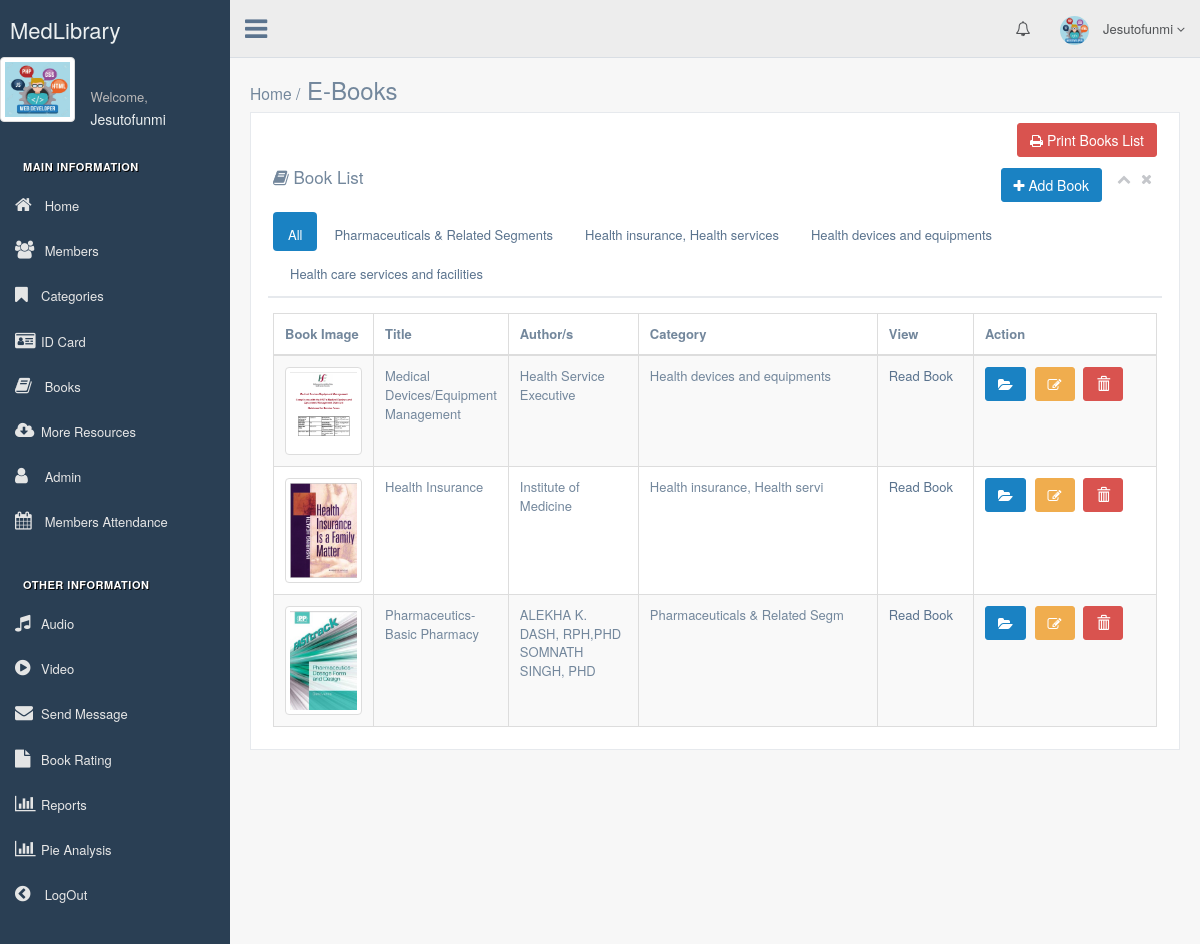
Screenshot of /admin/book.php (signed in) with the database file from the repository.
### tables this page shows
CREATE TABLE `book` (
  `book_id` int(11) NOT NULL,
  `barcode_no` varchar(55) NOT NULL,
  `book_title` varchar(100) NOT NULL,
  `author` varchar(50) NOT NULL,
  `author_2` varchar(100) NOT NULL,
  `book_pub` varchar(100) NOT NULL,
  `publisher_name` varchar(100) NOT NULL,
  `isbn` varchar(50) NOT NULL,
  `copyright_year` int(11) NOT NULL,
  `status` varchar(30) NOT NULL,
  `book_barcode` varchar(100) NOT NULL,
  `book_image` blob NOT NULL,
  `bstore` varchar(100) NOT NULL,
  `book_counts` int(11) NOT NULL,
  `date_added` datetime NOT NULL,
  `remarks` varchar(100) NOT NULL
);

### admin/book.php (the view, shortened to what this page needs)
<?php include('header.php'); ?>
        <div class="page-title">
            <div class="title_left">
                <h3>
					<small>Home /</small> E-Books
                </h3>
            </div>
        </div>
        <div class="clearfix"></div>
        <div class="row">
            <div class="col-md-12 col-sm-12 col-xs-12">
                <div class="x_panel">
							<a href="book_print.php" target="_blank" style="background:none;">
							<button class="btn btn-danger pull-right"><i class="fa fa-print"></i> Print Books List</button>
							</a>
							<br />
							<br />
                    <div class="x_title">
                        <h2><i class="fa fa-book"></i> Book List</h2>
                        <ul class="nav navbar-right panel_toolbox">
                            <li>
							<a href="add_book.php" style="background:none;">
							<button class="btn btn-primary"><i class="fa fa-plus"></i> Add Book</button>
							</a>
							</li>
                            <li><a class="collapse-link"><i class="fa fa-chevron-up"></i></a></li>
                            <li><a class="close-link"><i class="fa fa-close"></i></a></li>
                        </ul>
                        <div class="clearfix"></div>
							<ul class="nav nav-pills">
								<li role="presentation" class="active"><a href="book.php">All</a></li>
								<li role="presentation" ><a href="pharmbooks.php">Pharmaceuticals & Related Segments</a></li>
								<li role="presentation"><a href="healthinsurebooks.php">Health insurance, Health services</a></li>
								<li role="presentation"><a href="healthdevicesbooks.php">Health devices and equipments</a></li>
								<li role="presentation"><a href="healthcarebooks.php">Health care services and facilities</a></li>
							</ul>
                    </div>
                    <div class="x_content">
						<div class="table-responsive">
							<table cellpadding="0" cellspacing="0" border="0" class="table table-striped table-bordered" id="example">
							<thead>
								<tr>
									<th style="width:100px;">Book Image</th>
									<th>Title</th>
									<th>Author/s</th>
									<th>Category</th>
									<th>View</th>
									<th>Action</th>
								</tr>
							</thead>
							<tbody>
							<?php
							$result= mysqli_query($conn, "SELECT * FROM book ORDER BY book_id DESC") or die (mysqli_error());
							while ($row= mysqli_fetch_array ($result)){
							$book_id=$row['book_id'];
?>
							<tr>
								<td>
								<img src="<?php echo $row['book_image']; ?>" class="img-thumbnail" width="200px" height="100px">
								</td>
								<td style="word-wrap: break-word; width: 10em;"><?php echo $row['book_title']; ?></td>
					<td style="word-wrap: break-word; width: 10em;"><?php echo $row['author']."<br />".$row['author_2']."<br />"; ?></td>
								<td><?php echo $row['status']; ?></td>
								<td><a target = '_self' href="bookcounts.php?id=<?=$row['book_id']?>" >Read Book</a></td>
								<td>
									<a class="btn btn-primary" for="ViewAdmin" href="view_book.php<?php echo '?book_id='.$book_id; ?>">
										<i class="fa fa-folder-open"></i>
									</a>
									<a class="btn btn-warning" for="ViewAdmin" href="edit_book.php<?php echo '?book_id='.$book_id; ?>">
									<i class="fa fa-edit"></i>
									</a>
					<a class="btn btn-danger" Onclick="return ConfirmDelete();" for="DeleteAdmin" href="delete_book.php<?php echo '?book_id='.$book_id;?>" data-toggle="modal" data-target="delete_book.php<?php echo '?book_id='.$book_id;?>">
					<i class="glyphicon glyphicon-trash icon-white"></i>
					</a>
									</td>
							</tr>
							<?php
								}
							 ?>
					</tbody>
							</table>
						</div>
                    </div>
                </div>
            </div>
        </div>

### admin/sidebar_menu.php (shortened to what this page needs)
           <div class="col-md-3 left_col">
               <div class="left_col scroll-view">
                   <div class="navbar nav_title" style="border: 0;">
                       <a href="admin_dashboard.php" class="site_title"><span>MedLibrary</span></a>
                   </div>
				<a href="admin_profile.php">
                   <div class="profile">
<?php
   $conn=Connect();
       $email=$_SESSION['login_user1'];
       $user_query = mysqli_query($conn, "SELECT * FROM admin WHERE email='$email' ") or die(mysqli_error());
   $row=mysqli_fetch_array($user_query);
       ?>
       <div class="profile_pic">
	<?php if($row['admin_image'] != ""): ?>
<img src="../upload/<?php echo $row['admin_image']; ?>" style="height:65px; width:75px;" class="img-thumbnail profile_img">
<?php else: ?>
<img src="img/user.png" style="height:60px; width:70px;" class="img-circle profile_img">
   <?php endif; ?>
                       </div>
                       <div class="profile_info">
                           <span>Welcome,</span>
                           <h2><?php echo $row['fname']; ?></h2>
                       </div>
                   </div>
				</a>
                   <br />
                   <div id="sidebar-menu" class="main_menu_side hidden-print main_menu">
                       <div class="menu_section">
						<h3 style="margin-top:85px;">Main Information</h3>
                           <ul class="nav side-menu">
                               <li>
								<a href="admin_dashboard.php"><i class="fa fa-home"></i> Home</a>
                               </li>
                               <li>
								<a href="user.php"><i class="fa fa-users"></i> Members</a>
                               </li>
                                <li>
                                   <a href="categories.php"><i class="fa fa-bookmark"></i>Categories</a>
                               </li>
                               <li>
                                   <a href="print_id.php"><i class="fa fa-id-card"></i>ID Card</a>
                               </li>
                               <li>
								<a href="book.php"><i class="fa fa-book"></i> Books</a>
                               </li>
                               <li>
                                   <a href="morebooks.php"><i class="fa fa-cloud-download"></i>More Resources</a>
                               </li>
                               <li>
								<a href="admin_phase.php"><i class="fa fa-user"></i> Admin</a>
                               </li>
                               <li>
								<a href="user_log_in.php"><i class="fa fa-calendar"></i> Members Attendance</a>
                               </li>
                           </ul>
                       </div>
                       <div class="menu_section">
                           <h3>Other Information</h3>
                           <ul class="nav side-menu">
                               <li>
								<a href="audio.php"><i class="fa fa-music"></i>Audio</a>
                               </li>
                               <li>
								<a href="video.php"><i class="fa fa-play-circle"></i>Video</a>
                               </li>
                               <li>
								<a href="message_to_user.php"><i class="fa fa-envelope"></i>Send Message</a>
                               </li>
                                <li>
                                   <a href="analysis.php"><i class= "fa fa-file"></i>Book Rating</a>
                               </li>
                               <li>
                                   <a href="chart.php"><i class= "fa fa-bar-chart"></i>Reports</a>
                               </li>
                                <li>
                                   <a href="piechart.php"><i class= "fa fa-bar-chart"></i>Pie Analysis</a>
                               </li>
                                <li>
                                   <a Onclick="return ConfirmLogout();" href="logout.php"><i class= "fa fa-chevron-circle-left"></i> LogOut</a>
                               </li>
                           </ul>
                       </div>
                   </div>
               </div>
           </div>

### admin/top_nav.php (shortened to what this page needs)
            <div class="top_nav">
                <div class="nav_menu">
                    <nav class="" role="navigation">
                        <div class="nav toggle">
                            <a id="menu_toggle">
                            <i class="fa fa-bars"></i></a>
                        </div>
                        <ul class="nav navbar-nav navbar-right">
<?php
     $email=$_SESSION['login_user1'];
	   $user_query= mysqli_query($conn, "SELECT * FROM admin WHERE email='$email'")or die(mysqli_error());
	   $row = mysqli_fetch_array($user_query);
?>
                                   <li class="dropdown">
                                <a class="user-profile dropdown-toggle" data-toggle="dropdown" href="" aria-expanded="false">
									<?php if($row['admin_image'] != ""): ?>
									<img src="../upload/<?php echo $row['admin_image']; ?>">
									<?php else: ?>
									<img src="img/user.png">
									<?php endif; ?>	<?php echo $row['fname']; ?>
                                    <span class="fa fa-angle-down"></span>
                                </a>
                            </li>
                            <li>
                            <a href="user_message.php" class="user-profile dropdown-toggle" data-toggle="dropdown" aria-expanded="false">
                               <i class="fa fa-bell-o"></i>
                           </a>
                       </li>
            </ul>
                    </nav>
                </div>
            </div>

### rows the page displays
book: book_image (picture), book_title "Medical Devices/Equipment Management", author "Health Service Executive", status "Health devices and equipments"
book: book_image (picture), book_title "Health Insurance", author "Institute of Medicine", status "Health insurance, Health servi"
book: book_image (picture), book_title "Pharmaceutics- Basic Pharmacy", author "ALEKHA K. DASH, RPH,PHD", author_2 "SOMNATH SINGH, PHD", status "Pharmaceuticals & Related Segm"

### other values shown
$row['fname'] "Jesutofunmi"
